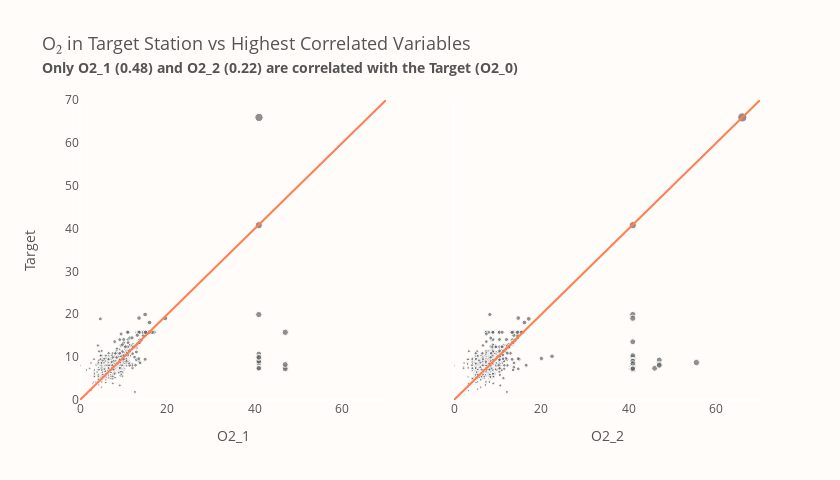

The cell this chart's notebook holds for it:
### Markdown cell above
<p style="
    font-size: 20px;
    font-family: 'JetBrains Mono';
    color: #4A4B52;
    border-bottom: 2px solid #FF7F51;
">
    <b>Hierarchical Clustering</b> 📜
</p>

<p style="
    font-size: 16px;
    font-family: 'JetBrains Mono';
">
    Here, we should remember that we rely on the <b>Pearson</b> correlation. It measures linear dependency, and it's computed on actual values. However, we could have used, for example, the <b>Spearman</b> correlation, which is based on ranks and measures monotonic relations. Apart from that, we chose the <code>complete</code> method in the <code>linkage()</code> function, and if you take a different method, you can get different results.<br><br>
    <b>In this specific example, we see that features are rather in the long distance, which indicates weak relations. Nevertheless, we can spot that clusters are made between variables for nearby located stations (for example third and fourth, first and second, etc.).</b> It means that stations that are close to each other are probably good predictors for the variable from the nearby station. For example, <code>NO3_1</code> is a good predictor for the <code>NO3_2</code>, and so on.<br><br>
    Now, it's time to have a look at scatter plots of the <code>target</code>, <code>O2_1</code> and <code>O2_2</code>.
</p>

### Code cell
fig = make_subplots(rows=1, cols=2, y_title="Target", shared_yaxes=True)
fig.update_annotations(font_size=14)

for col, component in enumerate(("O2_1", "O2_2"), start=1):
    fig.add_scatter(
        name=component,
        x=train[component],
        y=train.target,
        mode="markers",
        marker_size=np.sqrt(train.target + train[component]) * 0.8,
        marker=dict(color="#6B6A6A", symbol="circle", opacity=0.75),
        hovertemplate="Feature=%{x}<br>Target=%{y}",
        showlegend=False,
        row=1,
        col=col,
    )
    fig.add_scatter(
        name="Perfect Covering",
        x=[0, 70],
        y=[0, 70],
        mode="lines",
        marker=dict(color="#FF7F51"),
        showlegend=False,
        row=1,
        col=col,
    )
    fig.update_xaxes(showgrid=False, col=col, title=component, title_font_size=14, range=[0, 70])
    fig.update_yaxes(showgrid=False, col=col, range=[0, 70])

fig.update_layout(
    title="O\u2082 in Target Station vs Highest Correlated Variables<br>"
    "<span style='font-size: 75%; font-weight: bold;'>"
    "Only O2_1 (0.48) and O2_2 (0.22) are correlated with the Target (O2_0)</span>",
    font_color=FONT_COLOR,
    title_font_size=18,
    plot_bgcolor=BACKGROUND_COLOR,
    paper_bgcolor=BACKGROUND_COLOR,
    width=840,
    height=480,
)
fig.show()

### Figure 1 — Plotly figure (JSON) as saved in the notebook; plotly's stock layout.template omitted (floating-point values rounded to 4 significant figures; data arrays with more than 128 entries replaced by an {"elided": "..."} marker saying what was removed)
{"data": [{"hovertemplate": "Feature=%{x}<br>Target=%{y}", "marker": {"color": "#6B6A6A", "opacity": 0.75, "size": {"elided": "3498 float values"}, "symbol": "circle"}, "mode": "markers", "name": "O2_1", "showlegend": false, "type": "scatter", "x": {"elided": "3498 float values"}, "xaxis": "x", "y": {"elided": "3498 float values"}, "yaxis": "y"}, {"marker": {"color": "#FF7F51"}, "mode": "lines", "name": "Perfect Covering", "showlegend": false, "type": "scatter", "x": [0, 70], "xaxis": "x", "y": [0, 70], "yaxis": "y"}, {"hovertemplate": "Feature=%{x}<br>Target=%{y}", "marker": {"color": "#6B6A6A", "opacity": 0.75, "size": {"elided": "3498 float values"}, "symbol": "circle"}, "mode": "markers", "name": "O2_2", "showlegend": false, "type": "scatter", "x": {"elided": "3498 float values"}, "xaxis": "x2", "y": {"elided": "3498 float values"}, "yaxis": "y2"}, {"marker": {"color": "#FF7F51"}, "mode": "lines", "name": "Perfect Covering", "showlegend": false, "type": "scatter", "x": [0, 70], "xaxis": "x2", "y": [0, 70], "yaxis": "y2"}], "layout": {"annotations": [{"font": {"size": 14}, "showarrow": false, "text": "Target", "textangle": -90, "x": 0, "xanchor": "right", "xref": "paper", "xshift": -40, "y": 0.5, "yanchor": "middle", "yref": "paper"}], "font": {"color": "#545454"}, "height": 480, "paper_bgcolor": "#FFFCFA", "plot_bgcolor": "#FFFCFA", "title": {"font": {"size": 18}, "text": "O₂ in Target Station vs Highest Correlated Variables<br><span style='font-size: 75%; font-weight: bold;'>Only O2_1 (0.48) and O2_2 (0.22) are correlated with the Target (O2_0)</span>"}, "width": 840, "xaxis": {"anchor": "y", "domain": [0, 0.45], "range": [0, 70], "showgrid": false, "title": {"font": {"size": 14}, "text": "O2_1"}}, "xaxis2": {"anchor": "y2", "domain": [0.55, 1], "range": [0, 70], "showgrid": false, "title": {"font": {"size": 14}, "text": "O2_2"}}, "yaxis": {"anchor": "x", "domain": [0, 1], "range": [0, 70], "showgrid": false}, "yaxis2": {"anchor": "x2", "domain": [0, 1], "matches": "y", "range": [0, 70], "showgrid": false, "showticklabels": false}}}
